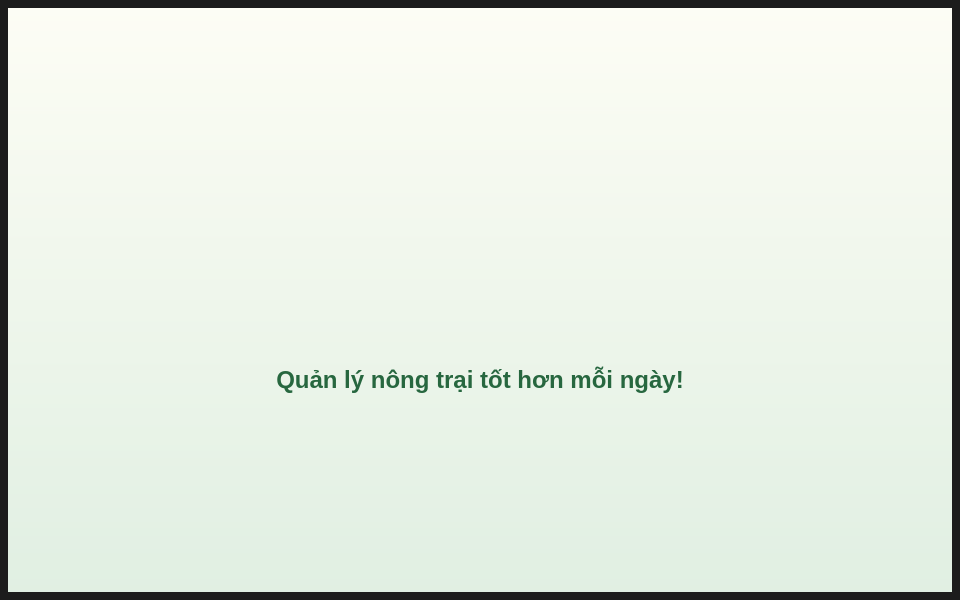
<?xml version="1.0" encoding="UTF-8"?>
<ui version="4.0">
 <class>SplashScreen</class>
 <widget class="QWidget" name="SplashScreen">
  <property name="geometry">
   <rect>
    <x>0</x>
    <y>0</y>
    <width>960</width>
    <height>600</height>
   </rect>
  </property>
  <property name="windowTitle">
   <string>Nông Ơi - Splash Screen</string>
  </property>
  <property name="styleSheet">
   <string notr="true">QWidget#SplashScreen {
    background-color: qlineargradient(spread:pad, x1:0, y1:0, x2:0, y2:1, stop:0 #FDFDF5, stop:1 #E0EFE2);
    border: 8px solid #1C1C1C;
}
QLabel {
    background: transparent;
    border: none;
}</string>
  </property>
  <layout class="QVBoxLayout" name="main_layout">
   <item>
    <spacer name="top_spacer">
     <property name="orientation">
      <enum>Qt::Vertical</enum>
     </property>
     <property name="sizeHint" stdset="0">
      <size>
       <width>20</width>
       <height>150</height>
      </size>
     </property>
    </spacer>
   </item>
   <item>
    <layout class="QHBoxLayout" name="logo_h_layout">
     <item>
      <spacer name="left_spacer">
       <property name="orientation">
        <enum>Qt::Horizontal</enum>
       </property>
       <property name="sizeHint" stdset="0">
        <size>
         <width>0</width>
         <height>0</height>
        </size>
       </property>
      </spacer>
     </item>
     <item>
      <layout class="QGridLayout" name="logo_grid">
       <property name="horizontalSpacing">
        <number>0</number>
       </property>
       <property name="verticalSpacing">
        <number>4</number>
       </property>
       <item row="0" column="0">
        <widget class="QLabel" name="lbl_logo">
         <property name="styleSheet">
          <string notr="true">color: #27673F; font-size: 90pt; font-weight: 900; font-family: 'Segoe UI', Arial, sans-serif;</string>
         </property>
         <property name="text">
          <string/>
         </property>
         <property name="pixmap">
          <pixmap>../images/logo.png</pixmap>
         </property>
         <property name="alignment">
          <set>Qt::AlignBottom|Qt::AlignLeading|Qt::AlignLeft</set>
         </property>
        </widget>
       </item>
      </layout>
     </item>
     <item>
      <spacer name="right_spacer">
       <property name="orientation">
        <enum>Qt::Horizontal</enum>
       </property>
       <property name="sizeHint" stdset="0">
        <size>
         <width>0</width>
         <height>0</height>
        </size>
       </property>
      </spacer>
     </item>
    </layout>
   </item>
   <item>
    <spacer name="mid_spacer">
     <property name="orientation">
      <enum>Qt::Vertical</enum>
     </property>
     <property name="sizeType">
      <enum>QSizePolicy::Fixed</enum>
     </property>
     <property name="sizeHint" stdset="0">
      <size>
       <width>20</width>
       <height>15</height>
      </size>
     </property>
    </spacer>
   </item>
   <item>
    <widget class="QLabel" name="lbl_subtitle">
     <property name="styleSheet">
      <string notr="true">color: #27673F; font-size: 18pt; font-weight: bold; font-family: 'Segoe UI', Arial, sans-serif;</string>
     </property>
     <property name="text">
      <string>Quản lý nông trại tốt hơn mỗi ngày!</string>
     </property>
     <property name="alignment">
      <set>Qt::AlignHCenter|Qt::AlignTop</set>
     </property>
    </widget>
   </item>
   <item>
    <spacer name="bottom_spacer">
     <property name="orientation">
      <enum>Qt::Vertical</enum>
     </property>
     <property name="sizeHint" stdset="0">
      <size>
       <width>20</width>
       <height>150</height>
      </size>
     </property>
    </spacer>
   </item>
  </layout>
 </widget>
 <resources/>
 <connections/>
</ui>
